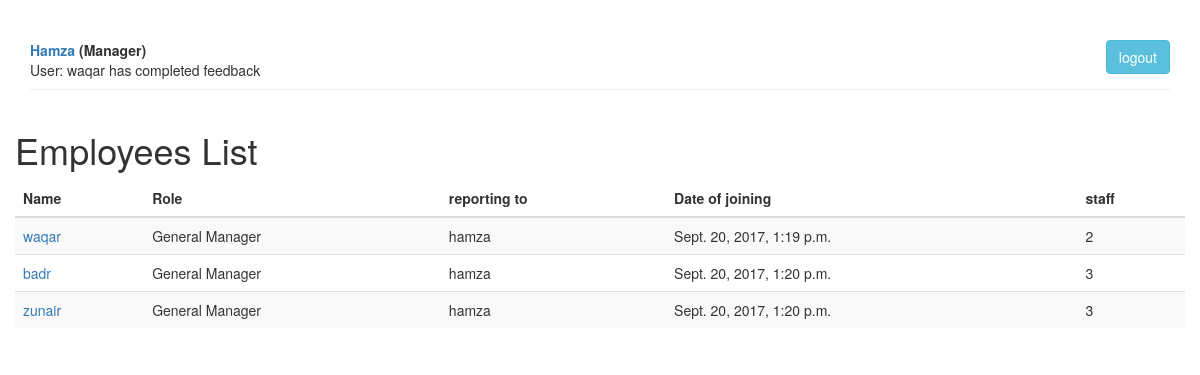
The page /appraisal/ (signed in) on the database its author committed.
### appraisal/models.py (models this page shows, shortened)
class Employee(models.Model):
    user = models.OneToOneField(User, on_delete=models.CASCADE, null=True, blank=True)
    employee_type = (('mg', 'Manager'),
                     ('gm', 'General Manager'),
                     ('sf', 'Staff')
                     )
    name = models.CharField(max_length=40)
    type = models.CharField(max_length=2,
                            choices=employee_type,
                            default='sf')
    joined_date = models.DateTimeField('date joined', null=True, blank=True)
    is_active = models.BooleanField(default=True)
    reporting_to = models.ForeignKey("self", on_delete=models.CASCADE, null=True, blank=True)
    feedback_completed = models.BooleanField(default=False)
    @property
    def all_reportee(self):
        return self.employee_set.all()

### appraisal/views.py (the view)
class Index(LoginRequiredMixin, generic.ListView):
    context_object_name = 'employee_list'
    template_name = 'appraisal/index.html'
    def get_queryset(self):
        try:
            return self.request.user.employee.all_reportee
        except:
            return {}
    def get_context_data(self, **kwargs):
        context = super(Index, self).get_context_data(**kwargs)
        if self.request.user.employee.type == 'mg':
            notifications = list()
            for reportee in self.request.user.employee.all_reportee:
                if reportee.feedback_completed:
                    notifications.append({'employee': reportee})
            context.update({'notifications': notifications})
        return context

### appraisal/templatetags/my_tags.py (called while the page is built)
@register.inclusion_tag('logged_in/user.html')
def logged_in_user(user, notifications, takes_context=True):
    return {'user': user,
            'notifications':notifications}

### appraisal/templates/appraisal/index.html (shortened to what this page needs)
<!DOCTYPE html>
<link rel="stylesheet" href="https://maxcdn.bootstrapcdn.com/bootstrap/3.3.7/css/bootstrap.min.css">
{% load static %}
<html lang="en">
<head>
  <link rel="stylesheet" href="https://maxcdn.bootstrapcdn.com/bootstrap/3.3.7/css/bootstrap.min.css">
</head>
<body>
{% load my_tags %}
{% logged_in_user user notifications%}
<div class="container-fluid">
<h1> Employees List </h1>
{% if employee_list %}
 <table class="table table-striped" data-link="row">
 <thead>
  <tr>
      <th>Name</th>
      <th>Role</th>
      <th>reporting to</th>
      <th>Date of joining </th>
      <th>staff</th>
  </tr>
  </thead>
 <tbody>
    {% for employee in employee_list %}
          <tr>
          <td><a href="{% url 'appraisal:detail' employee.id %}">{{ employee.name }} </a></td>
          <td>{{ employee.get_type_display }}</td>
          <td>{{ employee.reporting_to.name }}</td>
          <td>{{ employee.joined_date }}</td>
          <td>{{ employee.employee_set.count }}</td>
          </tr>
     {% endfor %}
 </tbody>
</table>
{% else %}
    <p>No Employees Added.</p>
{% endif %}
</div>
</body>
</html>

### appraisal/templates/logged_in/user.html
<!DOCTYPE html>
<html lang="en">
<body>
<div class="container">
  <div class="page-header">
    <div><b><a href="{% url 'appraisal:detail' user.employee.id %}">{{ user.employee.name|capfirst }} </a></b>
        <b> ({{ user.employee.get_type_display }})</b>
    <a href="{% url 'appraisal:logout' %}" class="btn btn-info pull-right" role="button">logout</a>
        {% if notifications %}
            {% for notification in notifications %}
                <div>User: {{ notification.employee.name }} has completed feedback</div>
            {% endfor %}
        {% endif %}
    </div>
  </div>
</div>
</body>
</html>

### rows shown on the page
Employee: employee.name "waqar", name "waqar", type "General Manager", reporting_to.name "hamza", joined_date "Sept. 20, 2017, 1:19 p.m.", employee_set.count "2"
Employee: name "badr", type "General Manager", reporting_to.name "hamza", joined_date "Sept. 20, 2017, 1:20 p.m.", employee_set.count "3"
Employee: name "zunair", type "General Manager", reporting_to.name "hamza", joined_date "Sept. 20, 2017, 1:20 p.m.", employee_set.count "3"

### other values the page prints
{{ user.employee.name|capfirst }} "Hamza"
{{ user.employee.get_type_display }} "Manager"
